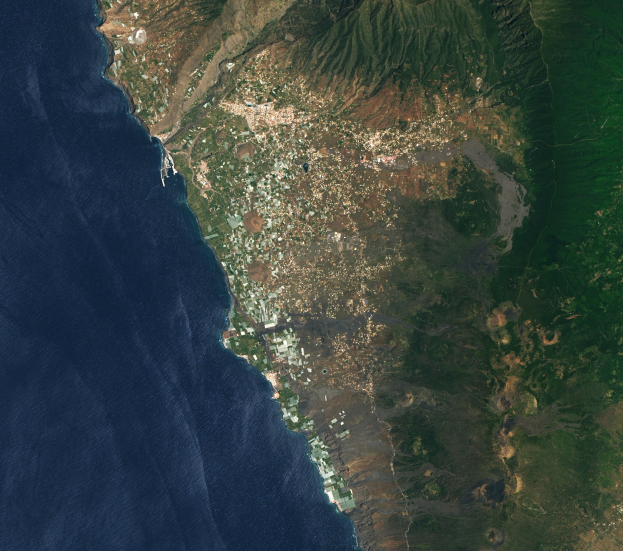
#> input picture sample_images/La_Palma_before.jpg, 1246 x 1101 px, given in place of San_Cristobal-2020-01-26.png, which was not available (shown at 1/2 size)
$ jupyter execute --allow-errors volcano_model1.ipynb   (older library calls are emulated)
#> lines starting #> are read from the running program, lines starting #| are printed output that depends on the picture; pictures that were not available may be replaced by others from this repository, and a replacement may not be noted
#> further down, new_img is the input picture: shape (1101, 1246, 3); mean R, G, B 55.8, 67.5, 64.2
[cell 1]
# Import relevant libraries
import numpy as np
import os
import matplotlib.pyplot as plt
import matplotlib.patches as patches
from skimage.metrics import structural_similarity as compare_ssim
import cv2
import copy
import pandas as pd
from skimage.feature import hog
from sklearn.decomposition import PCA
from sklearn.svm import SVC
from sklearn.preprocessing import StandardScaler
from sklearn.metrics import classification_report

[cell 2]
# Function for producing differenced image at RGB color channels

def img_diff(orig_image, new_image):
    # Convert images to grayscale
    imageA = copy.deepcopy(orig_image)
    imageB = copy.deepcopy(new_image)
    grayA = cv2.cvtColor(imageA, cv2.COLOR_RGB2GRAY)
    grayB = cv2.cvtColor(imageB, cv2.COLOR_RGB2GRAY)

    # compute the Structural Similarity Index (SSIM) between the two
    # images, ensuring that the difference image is returned
    (score, diff) = compare_ssim(grayA, grayB, full=True)
    diff = (diff * 255).astype("uint8")

    # threshold the difference image, followed by finding contours to
    # obtain the regions of the two input images that differ
    thresh = cv2.threshold(diff, 0, 255, cv2.THRESH_BINARY_INV | cv2.THRESH_OTSU)[1]

    # Display image differences
    f, axarr = plt.subplots(2,2)
    axarr[0,0].imshow(imageA)
    axarr[0,1].imshow(imageB)
    axarr[1,0].imshow(diff)
    axarr[1,1].imshow(thresh)

    # Return the differenced threshold image
    return thresh

[cell 3]
# Load images
img_names = ['San_Cristobal-2020-01-26.png','San_Cristobal-2020-03-01.png','San_Cristobal-2020-03-08.png',
             'San_Cristobal-2020-03-15.png','San_Cristobal-2020-03-22.png','San_Cristobal-2020-04-05.png',
             'San_Cristobal-2021-01-17.png','San_Cristobal-2021-01-31.png','San_Cristobal-2021-02-07.png',
             'San_Cristobal-2021-02-28.png','San_Cristobal-2021-03-07.png']
img_list3 = []
#> (the rest of this cell did not finish here and is left out)

[cell 4]
# Find minimum rows and columns across images
r_list = []
#> r_list = []
c_list = []

for i in range(len(img_list3)):
    r_list.append(img_list3[i].shape[0])
    c_list.append(img_list3[i].shape[1])
#> this loop made 3 passes
#> after the loop, c_list = [1246, 867, 867]; r_list = [1101, 846, 846]

min_rows = min(r_list)
#> min_rows = 846
min_cols = min(c_list)
#> min_cols = 867

[cell 5]
# Create function to crop center of image
def crop_image_center(img, rows, cols):

    # Find starting coordinates of top left corner of center crop
#> called with rows = 846, cols = 867
    start_row = (img.shape[0] - rows) // 2
#> start_row = 127
    start_col = (img.shape[1] - cols) // 2
#> start_col = 189

    new_image = copy.deepcopy(img[start_row:start_row+rows, start_col:start_col+cols, :])
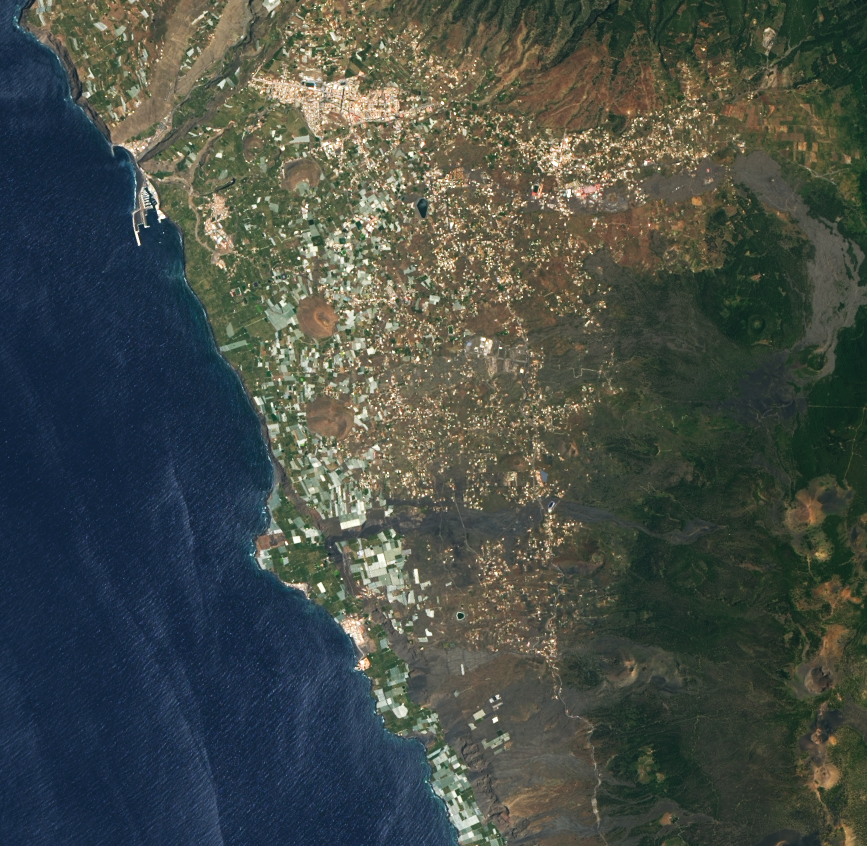
#> new_image: shape (846, 867, 3); mean R, G, B 70.6, 77.5, 71.1

    return new_image

[cell 6]
# Crop images to get exact same dimensions across dataset
new_im0 = crop_image_center(img_list3[0], min_rows, min_cols)
new_im1 = crop_image_center(img_list3[1], min_rows, min_cols)
new_im2 = crop_image_center(img_list3[2], min_rows, min_cols)
#> (the rest of this cell did not finish here and is left out)

#> (a cell that did not finish here is left out)

#> in img_diff, `grayA = cv2.cvtColor(imageA, cv2.COLOR_RGB2GRAY)`:
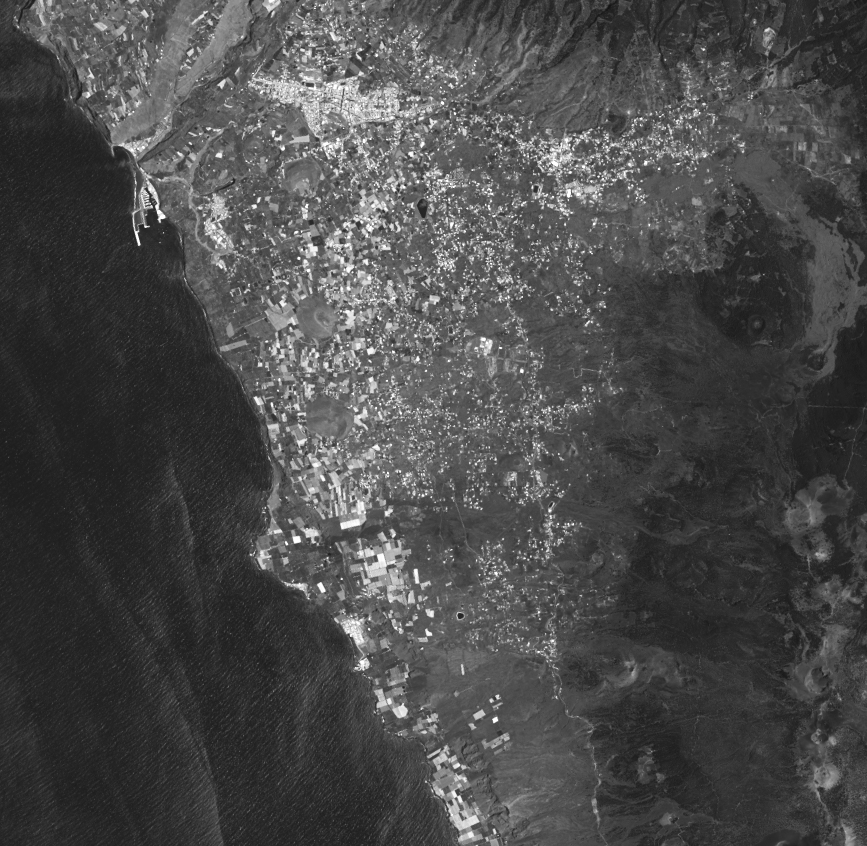
#> grayA: shape (846, 867); min 20, max 255, mean 74.7
#> in img_diff, `grayB = cv2.cvtColor(imageB, cv2.COLOR_RGB2GRAY)`:
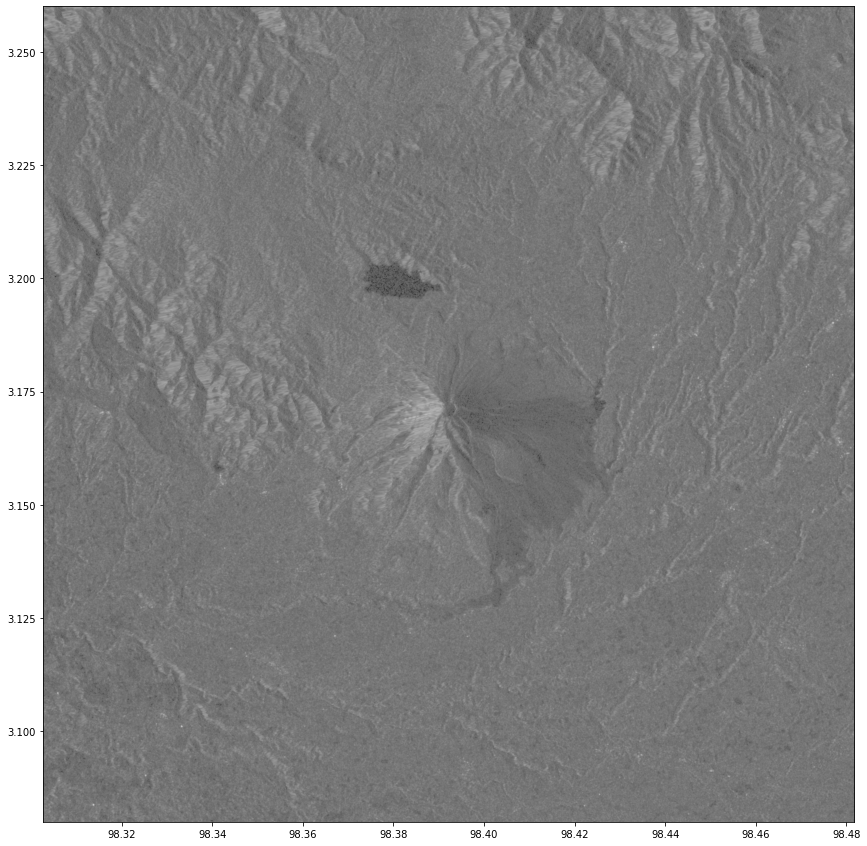
#> grayB: shape (846, 867) float32; min 0, max 1, mean 0.517
